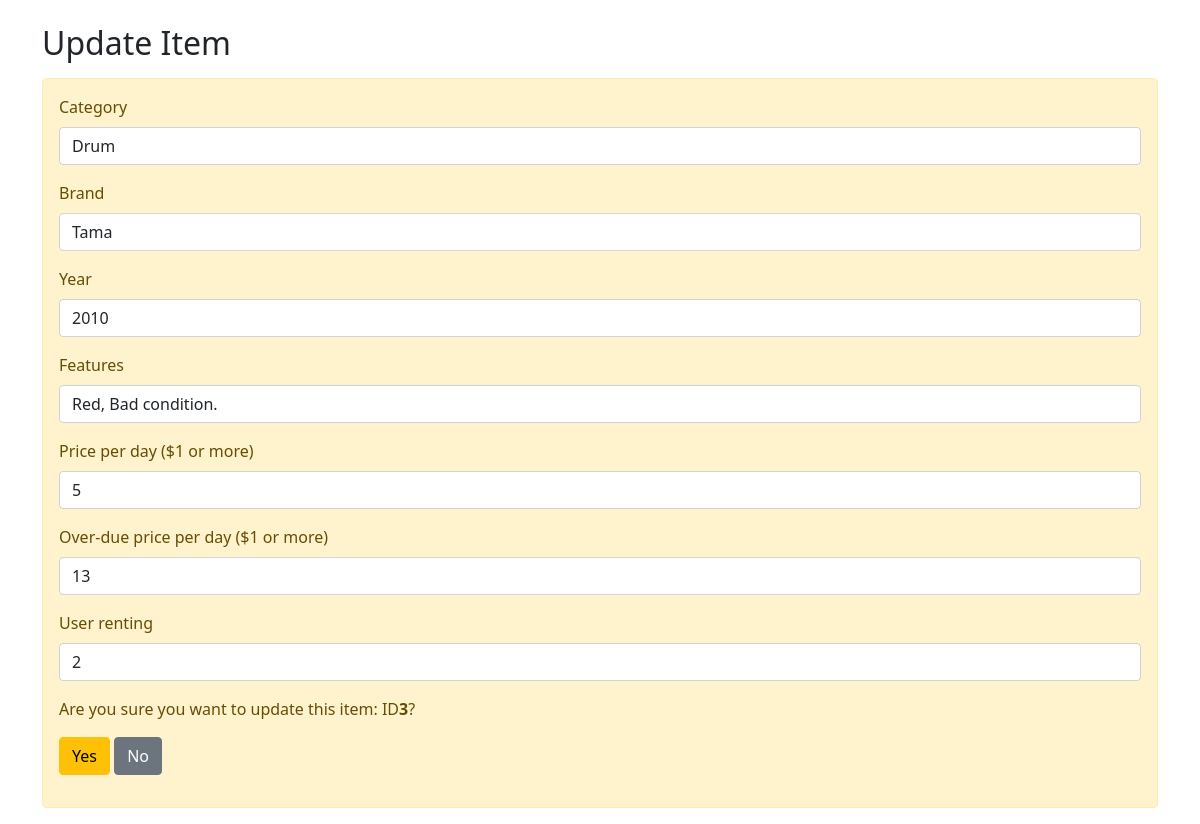
The app's page /item-update.php?itemID=3 (signed in), older data.
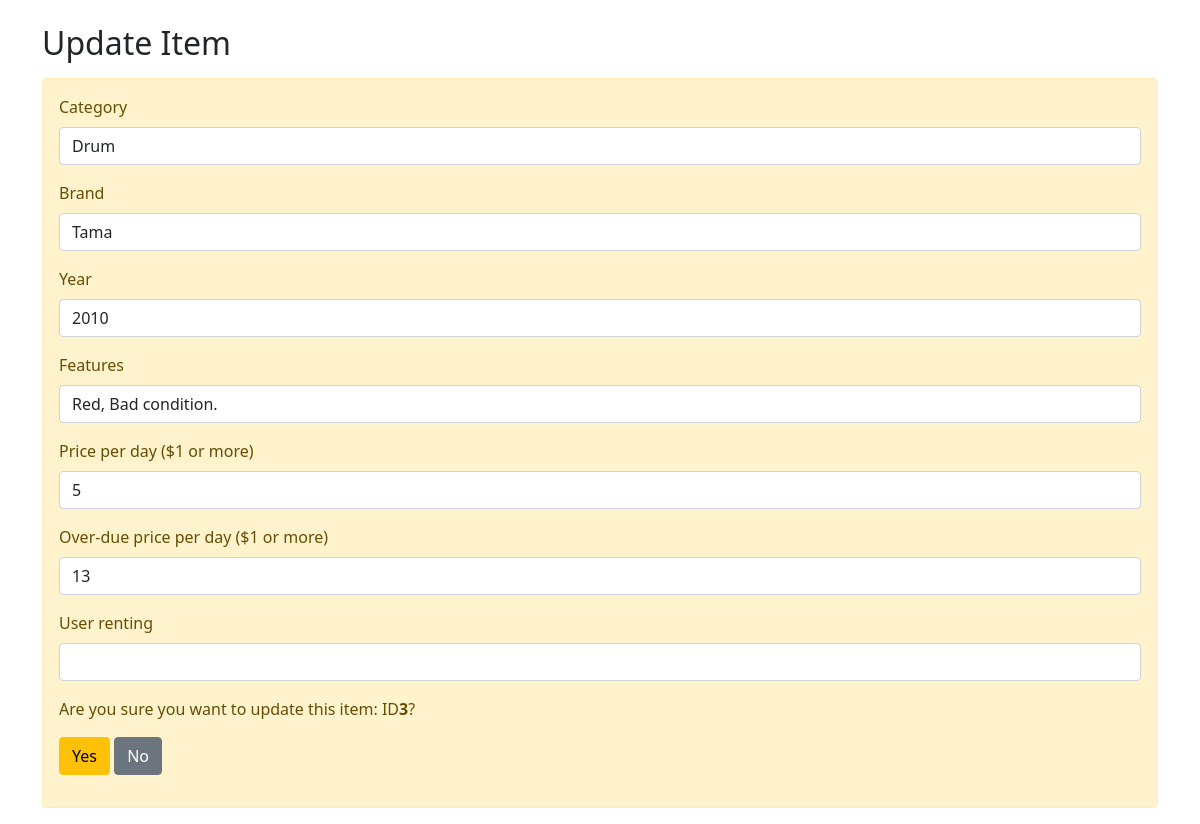
The same page, newer data.
### tables this page shows
CREATE TABLE items (
    itemID INT(9) AUTO_INCREMENT,
    category VARCHAR(30) NOT NULL,
    brand VARCHAR(30) NOT NULL,
    yearMade YEAR(4) NOT NULL,
    features VARCHAR(150) NOT NULL,
    pricePerDay INT(6) NOT NULL,
    overduePrice INT(6) NOT NULL,
    available BOOLEAN NOT NULL,
    userID INT(9),
    PRIMARY KEY (itemID),
    FOREIGN KEY (userID) REFERENCES users (userID)
);

### item-update.php (the view, shortened to what this page needs)
<?php
require("./config.php");
$category = $categoryErr = "";
$brand = $brandErr = "";
$year = $yearErr = "";
$features = "";
$price = $priceErr = "";
$overduePrice = $overduePriceErr = "";
$available = "";
$userID = $userIDErr = "";
if ($_SERVER['REQUEST_METHOD'] == 'POST') {
    if (empty(trim($_POST['category']))) {
        $categoryErr = "Please enter a catgory.";
    } else {
        $category = trim($_POST['category']);
    }
    if (empty(trim($_POST['brand']))) {
        $brandErr = "Please enter a brand.";
    } else {
        $brand = trim($_POST['brand']);
    }
    if (empty(trim($_POST['year'])) || intval(trim($_POST['year'])) < 1900 || intval(trim($_POST['year'])) > 2021) {
        $yearErr = "Please enter a year (1900 - 2021).";
    } else {
        $year = trim($_POST['year']);
    }
    if (empty(trim($_POST['features']))) {
        $featuresErr = "Please enter a description.";
    } else {
        $features = trim($_POST['features']);
    }
    if (empty(trim($_POST['price'])) || trim($_POST['price']) < 1 || !is_numeric(trim($_POST['price'])) || !preg_match('/^[0-9]+$/', trim($_POST['price']))) {
        $priceErr = "Please enter a number greater than $1.";
    } else {
        $price = trim($_POST['price']);
    }
    if (empty(trim($_POST['overduePrice'])) || trim($_POST['overduePrice']) < 1 || !is_numeric($_POST['overduePrice']) || !preg_match('/^[0-9]+$/', $_POST['overduePrice'])) {
        $overduePriceErr = "Please enter a number greater than $1.";
    } else {
        $overduePrice = trim($_POST['overduePrice']);
    }
    if (!empty(trim($_POST['userID'])) && preg_match('/^[0-9]+$/', $_POST['userID']) && intval(trim($_POST['userID'])) >= 1) {
        $userID = trim($_POST['userID']);
        $available = FALSE;
    } else if (!empty(trim($_POST['userID'])) && !preg_match('/^[1-9]+$/', $_POST['userID']) && intval(trim($_POST['userID'])) < 1) {
        $userIDErr = "Enter an ID.";
    } else {
        $available = TRUE;
        $userID = NULL;
    }
    if(empty($categoryErr) && empty($brandErr) && empty($yearErr) && empty($priceErr) && empty($overduePriceErr) && empty($userIDErr)){
        $sql = "UPDATE items
        SET category = ?, brand = ?, yearMade = ?, features = ?,
        pricePerDay = ?, overduePrice = ?, available = ?, userID = ?
        WHERE itemID = {$_POST['itemID']}";
        if($stmt = $conn->prepare($sql)) {
            $stmt->bind_param('ssssiiii', $paramCategory, $paramBrand, $paramYear, $paramFeatures, $paramPrice, $paramOP, $paramAvailable, $paramUserID);
            $paramCategory = $category;
            $paramBrand = $brand;
            $paramYear = $year;
            $paramFeatures = $features;
            $paramPrice = $price;
            $paramOP = $overduePrice;
            $paramAvailable = $available;
            $paramUserID = $userID;
            if($stmt->execute()){
                header("location: home.php");
                exit();
            } else{
                echo "Error: {$conn->errno}  {$conn->error}";
            }
            $stmt->close();
        }
    } else {
        if(empty(trim($_GET['itemID']))){
            echo '<a href="./home.php">Please select an item.</a>';
            exit();
        } else {
        }
    }
} else {
    $sql = "SELECT * FROM items WHERE itemID = {$_GET['itemID']}";
    $result = $conn->query($sql);
    if ($result !== FALSE) {
        $row = $result->fetch_assoc();
        $category = $row['category'];
        $brand = $row['brand'];
        $year = $row['yearMade'];
        $features = $row['features'];
        $price = $row['pricePerDay'];
        $overduePrice = $row['overduePrice'];
        $userID = $row['userID'];
    } else {
        echo "Error: {$conn->errno}  {$conn->error}";
    }
}
?>
<html lang="en">
<head>
    <link href="https://cdn.jsdelivr.net/npm/bootstrap@5.0.0/dist/css/bootstrap.min.css" rel="stylesheet">
</head>
<body>
    <div class="wrapper">
        <div class="container">
            <div class="row">
                <div class="col-md-12">
                    <h2 class="mt-4 mb-3">Update Item</h2>
                    <form action="./item-update.php?itemID=<?php echo $_GET['itemID']; ?>" method="post">
                        <div class="alert alert-warning">
                            <div class="mb-3">
                                <label for="exampleInputLastName1" class="form-label">Category</label>
                                <input type="text" class="form-control <?php echo (!empty($categoryErr)) ? 'is-invalid' : ''; ?>" name="category" id="lName" value="<?php echo $category; ?>">
                            </div>
                            <div class="mb-3">
                                <label for="exampleInputLastName1" class="form-label">Brand</label>
                                <input type="text" class="form-control <?php echo (!empty($brandErr)) ? 'is-invalid' : ''; ?>" name="brand" id="lName" value="<?php echo $brand; ?>">
                            </div>
                            <div class="mb-3">
                                <label for="exampleInputLastName1" class="form-label">Year</label>
                                <input type="text" class="form-control <?php echo (!empty($yearErr)) ? 'is-invalid' : ''; ?>" name="year" id="lName" value="<?php echo $year; ?>">
                            </div>
                            <div class="mb-3">
                                <label for="exampleInputLastName1" class="form-label">Features</label>
                                <input type="text" class="form-control <?php echo (!empty($featuresErr)) ? 'is-invalid' : ''; ?>" name="features" id="lName" value="<?php echo $features; ?>">
                            </div>
                            <div class="mb-3">
                                <label for="exampleInputLastName1" class="form-label">Price per day ($1 or more)</label>
                                <input type="text" class="form-control <?php echo (!empty($priceErr)) ? 'is-invalid' : ''; ?>" name="price" id="lName" value="<?php echo $price; ?>">
                            </div>
                            <div class="mb-3">
                                <label for="exampleInputLastName1" class="form-label">Over-due price per day ($1 or more)</label>
                                <input type="text" class="form-control <?php echo (!empty($overduePriceErr)) ? 'is-invalid' : ''; ?>" name="overduePrice" id="lName" value="<?php echo $overduePrice; ?>">
                            </div>
                            <div class="mb-3">
                                <label for="exampleInputLastName1" class="form-label">User renting</label>
                                <input type="text" class="form-control <?php echo (!empty($userIDErr)) ? 'is-invalid' : ''; ?>" name="userID" id="lName" value="<?php echo $userID; ?>">
                            </div>
                            <p>Are you sure you want to update this item: ID<b><?php echo $_GET['itemID']; ?></b>?</p>
                            <p>
                                <input type="submit" value="Yes" class="btn btn-warning">
                                <a href="./home.php" class="btn btn-secondary ml-2">No</a>
                            </p>
                        </div>
                    </form>
                </div>
            </div>
        </div>
    </div>
</body>
</html>

Row changes from the older to the newer data that the page shows:
changed items "Drum": userID "2" → (not shown)
